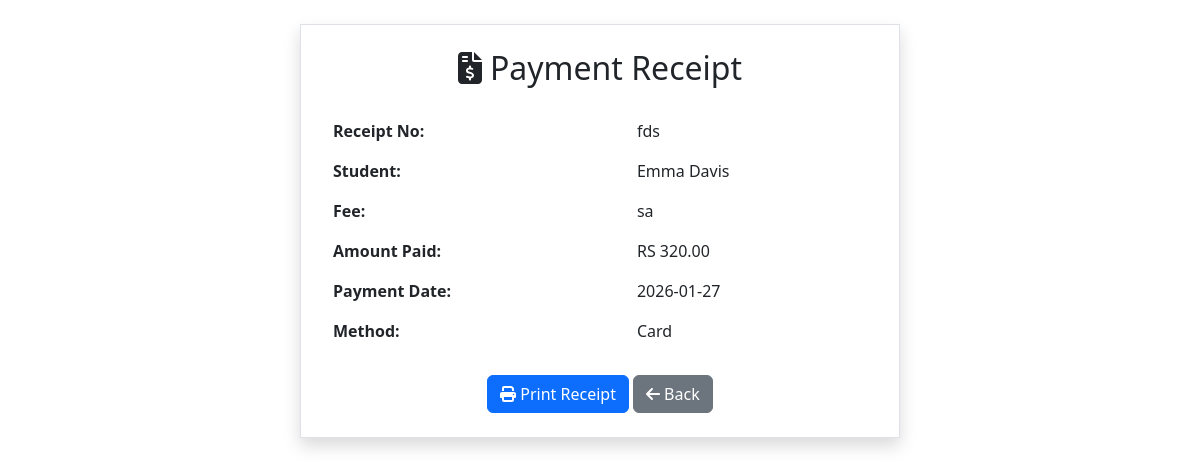
/admin/generate_receipt.php?id=2 (signed in), run on the app's committed database.
### tables this page shows
CREATE TABLE `fee_payments` (
  `payment_id` int(11) NOT NULL,
  `student_id` int(11) NOT NULL,
  `fee_id` int(11) NOT NULL,
  `amount_paid` decimal(10,2) NOT NULL,
  `payment_date` date DEFAULT NULL,
  `payment_method` enum('Cash','Card','Online') DEFAULT NULL,
  `receipt_no` varchar(100) DEFAULT NULL
);

CREATE TABLE `users` (
  `user_id` int(11) NOT NULL,
  `usertype` enum('Teacher','Student') NOT NULL,
  `first_name` varchar(50) NOT NULL,
  `last_name` varchar(50) NOT NULL,
  `email` varchar(100) NOT NULL,
  `password_hash` varchar(255) NOT NULL,
  `gender` enum('Male','Female','Other') NOT NULL,
  `dob` date NOT NULL,
  `contact_number` varchar(20) DEFAULT NULL,
  `address` text DEFAULT NULL,
  `profile_picture` varchar(255) DEFAULT NULL,
  `class_id` int(11) DEFAULT NULL,
  `created_at` datetime DEFAULT current_timestamp(),
  `updated_at` datetime DEFAULT current_timestamp() ON UPDATE current_timestamp()
);

CREATE TABLE `fee_structure` (
  `fee_id` int(11) NOT NULL,
  `subject_id` int(11) DEFAULT NULL,
  `amount` decimal(10,2) NOT NULL,
  `description` varchar(255) DEFAULT NULL
);

### admin/generate_receipt.php (the view, shortened to what this page needs)
<?php
include('config.php');
$payment_id = intval($_GET['id'] ?? 0);
$stmt = $conn->prepare("
    SELECT p.payment_id, u.first_name, u.last_name, u.user_id, f.description, p.amount_paid, p.payment_date, p.payment_method, p.receipt_no
    FROM fee_payments p
    JOIN users u ON p.student_id = u.user_id
    JOIN fee_structure f ON p.fee_id = f.fee_id
    WHERE p.payment_id = ?
");
$stmt->bind_param("i", $payment_id);
$stmt->execute();
$result = $stmt->get_result();
$payment = $result->fetch_assoc();
?>
<!DOCTYPE html>
<html lang="en">
<head>
<link href="https://cdn.jsdelivr.net/npm/bootstrap@5.3.0/dist/css/bootstrap.min.css" rel="stylesheet"/>
</head>
<body class="p-4">
<div class="container border p-4 shadow" style="max-width:600px;">
<h2 class="text-center mb-4"><i class="fas fa-file-invoice-dollar me-2"></i>Payment Receipt</h2>
<table class="table table-borderless">
<tr>
<th>Receipt No:</th><td><?= htmlspecialchars($payment['receipt_no'] ?: 'N/A') ?></td>
</tr>
<tr>
<th>Student:</th><td><?= htmlspecialchars($payment['first_name'].' '.$payment['last_name']) ?></td>
</tr>
<tr>
<th>Fee:</th><td><?= htmlspecialchars($payment['description']) ?></td>
</tr>
<tr>
<th>Amount Paid:</th><td>RS <?= number_format($payment['amount_paid'],2) ?></td>
</tr>
<tr>
<th>Payment Date:</th><td><?= htmlspecialchars($payment['payment_date']) ?></td>
</tr>
<tr>
<th>Method:</th><td><?= htmlspecialchars($payment['payment_method']) ?></td>
</tr>
</table>
<div class="text-center mt-4">
<button onclick="printReceipt()" class="btn btn-primary"><i class="fas fa-print me-1"></i>Print Receipt</button>
<a href="manage_payments.php" class="btn btn-secondary"><i class="fas fa-arrow-left me-1"></i>Back</a>
</div>
</div>
</body>
</html>

### data on the page
fee_payments: receipt_no "fds", student.last_name "Emma Davis", fee.description "sa", amount_paid "320.00", payment_date "2026-01-27", payment_method "Card"
